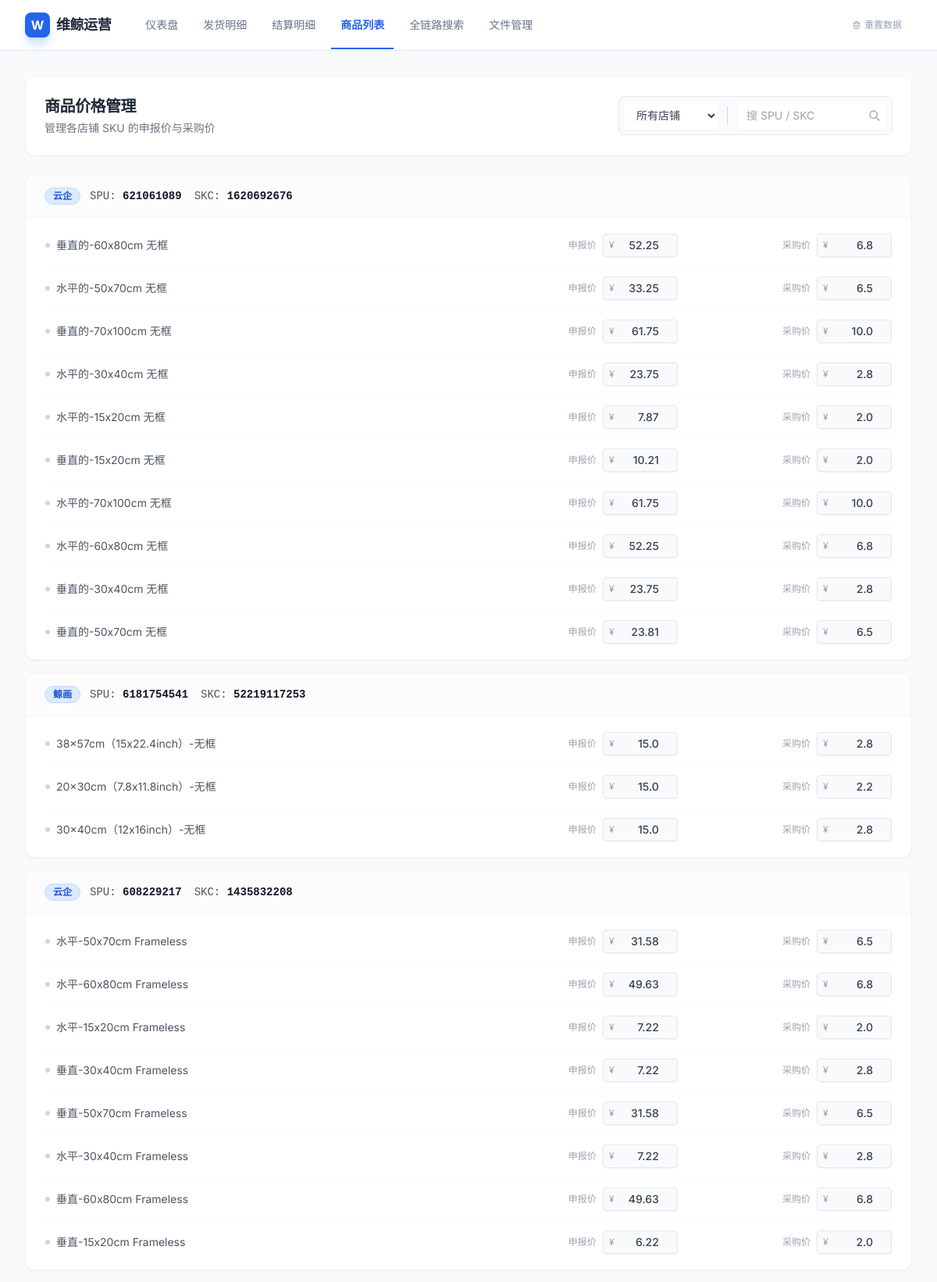
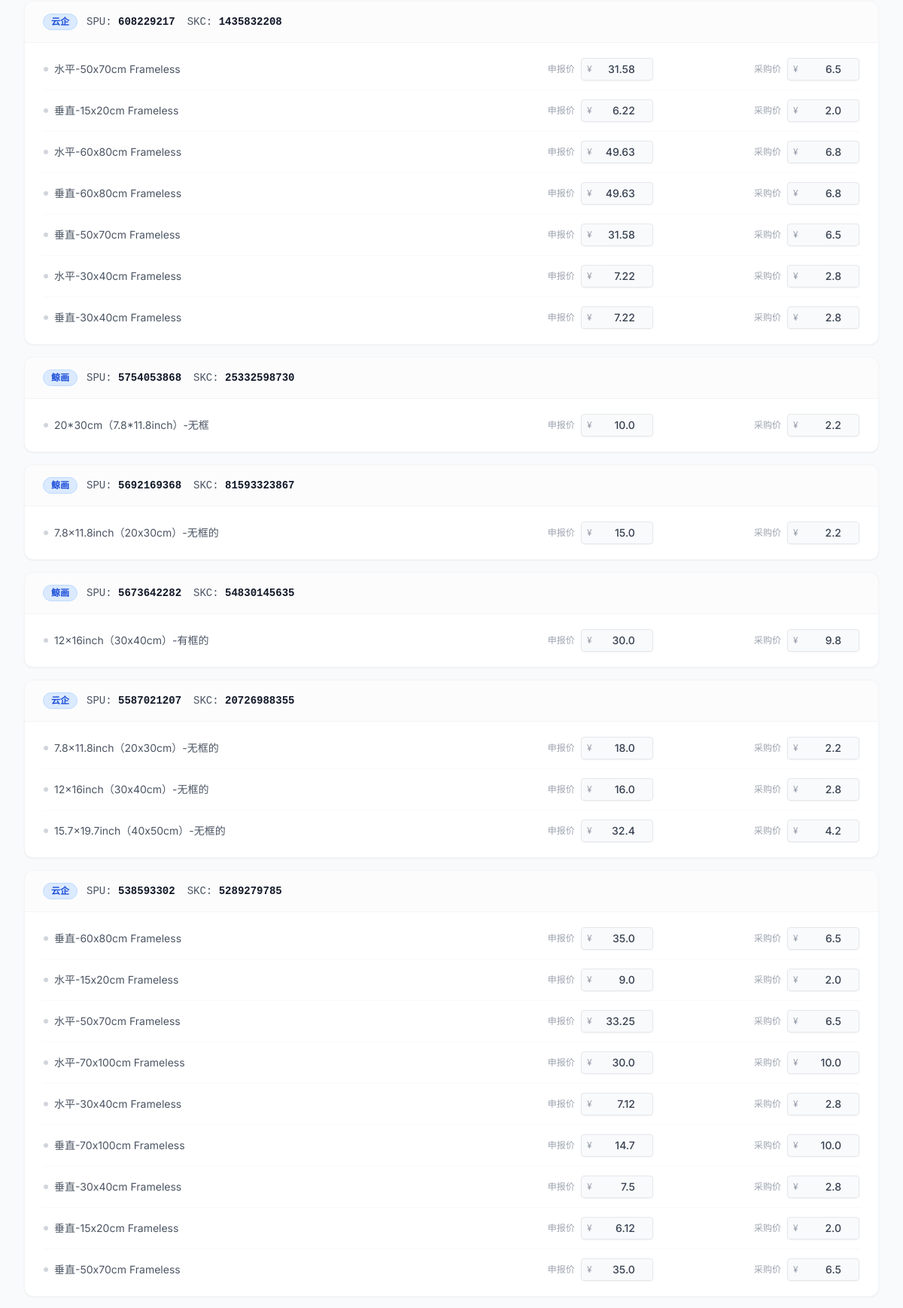
Screenshot of /product?page=4&shop_name=所有店铺&q=&filter_missing=False (upper part) with the database file from the repository (2 pictures, top to bottom).
### app.py (models this page shows)
class Product(db.Model):
    __tablename__ = 'products'
    id = db.Column(db.Integer, primary_key=True)
    shop_name = db.Column(db.String(50))
    spu_id = db.Column(db.String(100))
    skc_id = db.Column(db.String(100))
    name = db.Column(db.String(200))
    specs = db.Column(db.String(200))
    declared_price = db.Column(db.Float, default=0.0)
    cost_price = db.Column(db.Float, default=0.0)

### app.py (the view, shortened to what this page needs)
@app.route('/product')
def product():
    page = request.args.get('page', 1, type=int)
    shop_filter = request.args.get('shop_name', '所有店铺')
    search_keyword = request.args.get('q', '').strip()
    filter_missing = request.args.get('filter_missing', 'false') == 'true'
    query = Product.query
    if shop_filter != '所有店铺':
        query = query.filter_by(shop_name=shop_filter)
    missing_query = query.filter(or_(Product.declared_price == 0, Product.cost_price == 0))
    missing_count = missing_query.count()
    if filter_missing:
        query = query.filter(or_(Product.declared_price == 0, Product.cost_price == 0))
    all_products = query.order_by(Product.spu_id.desc(), Product.id.desc()).all()
    grouped_products = []
    for spu_id, items in groupby(all_products, key=lambda x: x.spu_id):
        items_list = list(items)
        if not items_list: continue
        first_item = items_list[0]
        group_data = {'shop_name': first_item.shop_name, 'spu_id': spu_id, 'skc_id': first_item.skc_id, 'name': first_item.name, 'variants': items_list, 'count': len(items_list)}
        grouped_products.append(group_data)
    per_page = 10
    start = (page - 1) * per_page
    current_page_data = grouped_products[start:start+per_page]
    class Pagination:
        def __init__(self, page, per_page, total):
            self.page, self.per_page, self.total, self.pages = page, per_page, total, (total + per_page - 1) // per_page
            self.has_prev, self.has_next, self.prev_num, self.next_num = page > 1, page < self.pages, page - 1, page + 1
    pagination = Pagination(page, per_page, len(grouped_products))
    return render_template('product.html', title="商品列表", groups=current_page_data, pagination=pagination, current_shop=shop_filter, search_keyword=search_keyword, missing_count=missing_count, filter_missing=filter_missing)

### templates/product.html (shortened to what this page needs)
{% extends "base.html" %}
{% block content %}
<div class="space-y-6">
    <div class="bg-white p-6 rounded-xl shadow-sm border border-gray-100 flex flex-col md:flex-row items-center justify-between gap-4">
        <div>
            <h2 class="text-xl font-bold text-gray-800 tracking-tight">商品价格管理</h2>
            <p class="text-sm text-gray-500 mt-1">管理各店铺 SKU 的申报价与采购价</p>
        </div>
        <form method="GET" action="/product" class="flex flex-wrap items-center gap-2 bg-gray-50 p-1.5 rounded-lg border border-gray-200">
            <select name="shop_name" onchange="this.form.submit()" class="bg-white border-none text-sm font-medium text-gray-700 rounded-md shadow-sm focus:ring-2 focus:ring-blue-500 py-2 pl-3 pr-8 cursor-pointer hover:bg-gray-50 transition w-32 md:w-auto">
                <option value="所有店铺" {% if current_shop == '所有店铺' %}selected{% endif %}>所有店铺</option>
            </select>
            <div class="relative flex items-center">
                <input type="text" name="q" value="{{ search_keyword }}" placeholder="搜 SPU / SKC" class="border-none bg-white rounded-md text-sm py-2 pl-3 pr-8 shadow-sm focus:ring-2 focus:ring-blue-500 w-40 md:w-48 placeholder-gray-400">
                <button type="submit" class="absolute right-1 p-1 text-gray-400 hover:text-blue-600 transition-colors"><svg class="w-4 h-4" fill="none" stroke="currentColor" viewBox="0 0 24 24"><path stroke-linecap="round" stroke-linejoin="round" stroke-width="2" d="M21 21l-6-6m2-5a7 7 0 11-14 0 7 7 0 0114 0z"></path></svg></button>
            </div>
        </form>
    </div>
    <div class="space-y-4">
        {% for group in groups %}
        <div class="bg-white rounded-xl shadow-sm border border-gray-100 overflow-hidden hover:shadow-md transition-shadow duration-200 product-card" id="spu-{{ group.spu_id|string|replace('.0', '') }}">
            <div class="px-6 py-4 bg-gray-50/50 border-b border-gray-100 flex flex-col md:flex-row md:items-center justify-between gap-2">
                <div class="flex items-center gap-3 overflow-hidden">
                    <span class="flex-shrink-0 px-2.5 py-0.5 rounded-full text-xs font-bold bg-blue-100 text-blue-700 border border-blue-200">{{ group.shop_name }}</span>
                    <div class="flex-shrink-0 flex items-center gap-4 text-sm text-gray-600 font-mono">
                         <span title="SPU ID">SPU: <span class="font-bold text-gray-900">{{ group.spu_id|string|replace('.0', '') }}</span></span>
                         <span title="SKC ID">SKC: <span class="font-bold text-gray-900">{{ group.skc_id|string|replace('.0', '') }}</span></span>
                    </div>
                </div>
            </div>
            <div class="px-6 py-2">
                <table class="min-w-full">
                    <tbody class="divide-y divide-gray-50">
                        {% for item in group.variants %}
                        <tr class="group hover:bg-gray-50/80 transition-colors variant-row" data-id="{{ item.id }}">
                            <td class="py-3 pr-4 text-sm text-gray-600 w-1/2">
                                <div class="flex items-center gap-2">
                                    <span class="w-1.5 h-1.5 rounded-full {{ 'bg-red-400 animate-pulse' if item.declared_price == 0 or item.cost_price == 0 else 'bg-gray-300' }} status-dot"></span>
                                    <span>{{ item.specs }}</span>
                                </div>
                            </td>
                            <td class="py-3 px-4">
                                <div class="flex items-center gap-2 justify-end">
                                    <span class="text-xs text-gray-400">申报价</span>
                                    <div class="relative rounded-md shadow-sm"><div class="absolute inset-y-0 left-0 pl-2 flex items-center pointer-events-none"><span class="text-gray-400 text-xs">¥</span></div><input type="number" step="0.01" value="{{ item.declared_price }}" onchange="updatePrice('{{ item.id }}', 'declared_price', this.value, this)" data-field="declared" class="w-24 text-sm pl-6 pr-2 py-1 bg-gray-50 border {{ 'border-red-300 bg-red-50' if item.declared_price == 0 else 'border-gray-200' }} rounded focus:bg-white focus:ring-2 focus:ring-blue-500 focus:border-blue-500 transition-all text-right font-medium text-gray-700"></div>
                                </div>
                            </td>
                            <td class="py-3 pl-4">
                                <div class="flex items-center gap-2 justify-end">
                                    <span class="text-xs text-gray-400">采购价</span>
                                    <div class="relative rounded-md shadow-sm"><div class="absolute inset-y-0 left-0 pl-2 flex items-center pointer-events-none"><span class="text-gray-400 text-xs">¥</span></div><input type="number" step="0.01" value="{{ item.cost_price }}" onchange="updatePrice('{{ item.id }}', 'cost_price', this.value, this)" data-field="cost" class="w-24 text-sm pl-6 pr-2 py-1 bg-gray-50 border {{ 'border-red-300 bg-red-50' if item.cost_price == 0 else 'border-gray-200' }} rounded focus:bg-white focus:ring-2 focus:ring-blue-500 focus:border-blue-500 transition-all text-right font-medium text-gray-700"></div>
                                </div>
                            </td>
                        </tr>
                        {% endfor %}
                    </tbody>
                </table>
            </div>
        </div>
        {% endfor %}
    </div>
</div>
{% endblock %}

### templates/base.html (style rules this page uses)
body { font-family: 'Inter', sans-serif; background-color: #f8fafc; }

### rows the page displays
Product: shop_name "云企", spu_id "621061089", skc_id "1620692676", specs "垂直的-60x80cm 无框", declared_price "52.25", cost_price "6.8"
Product: specs "水平的-50x70cm 无框", declared_price "33.25", cost_price "6.5"
Product: specs "垂直的-70x100cm 无框", declared_price "61.75", cost_price "10.0"
Product: specs "水平的-30x40cm 无框", declared_price "23.75", cost_price "2.8"
Product: specs "水平的-15x20cm 无框", declared_price "7.87", cost_price "2.0"
Product: specs "垂直的-15x20cm 无框", declared_price "10.21", cost_price "2.0"
Product: specs "水平的-70x100cm 无框", declared_price "61.75", cost_price "10.0"
Product: specs "水平的-60x80cm 无框", declared_price "52.25", cost_price "6.8"
Product: specs "垂直的-30x40cm 无框", declared_price "23.75", cost_price "2.8"
Product: specs "垂直的-50x70cm 无框", declared_price "23.81", cost_price "6.5"
Product: shop_name "鲸画", spu_id "6181754541", skc_id "52219117253", specs "38x57cm（15x22.4inch）-无框", declared_price "15.0", cost_price "2.8"
Product: specs "20x30cm（7.8x11.8inch）-无框", declared_price "15.0", cost_price "2.2"
Product: specs "30x40cm（12x16inch）-无框", declared_price "15.0", cost_price "2.8"
Product: shop_name "云企", spu_id "608229217", skc_id "1435832208", specs "水平-50x70cm Frameless", declared_price "31.58", cost_price "6.5"
Product: specs "水平-60x80cm Frameless", declared_price "49.63", cost_price "6.8"
Product: specs "水平-15x20cm Frameless", declared_price "7.22", cost_price "2.0"
Product: specs "垂直-30x40cm Frameless", declared_price "7.22", cost_price "2.8"
Product: specs "垂直-50x70cm Frameless", declared_price "31.58", cost_price "6.5"
Product: specs "水平-30x40cm Frameless", declared_price "7.22", cost_price "2.8"
Product: specs "垂直-60x80cm Frameless", declared_price "49.63", cost_price "6.8"
Product: specs "垂直-15x20cm Frameless", declared_price "6.22", cost_price "2.0"
Product: shop_name "云企", spu_id "608229217", skc_id "1435832208", specs "水平-50x70cm Frameless", declared_price "31.58", cost_price "6.5"
Product: specs "垂直-15x20cm Frameless", declared_price "6.22", cost_price "2.0"
Product: specs "水平-60x80cm Frameless", declared_price "49.63", cost_price "6.8"
Product: specs "垂直-60x80cm Frameless", declared_price "49.63", cost_price "6.8"
Product: specs "垂直-50x70cm Frameless", declared_price "31.58", cost_price "6.5"
Product: specs "水平-30x40cm Frameless", declared_price "7.22", cost_price "2.8"
Product: specs "垂直-30x40cm Frameless", declared_price "7.22", cost_price "2.8"
Product: shop_name "鲸画", spu_id "5754053868", skc_id "25332598730", specs "20*30cm（7.8*11.8inch）-无框", declared_price "10.0", cost_price "2.2"
Product: shop_name "鲸画", spu_id "5692169368", skc_id "81593323867", specs "7.8x11.8inch（20x30cm）-无框的", declared_price "15.0", cost_price "2.2"
Product: shop_name "鲸画", spu_id "5673642282", skc_id "54830145635", specs "12x16inch（30x40cm）-有框的", declared_price "30.0", cost_price "9.8"
Product: shop_name "云企", spu_id "5587021207", skc_id "20726988355", specs "7.8x11.8inch（20x30cm）-无框的", declared_price "18.0", cost_price "2.2"
Product: specs "12x16inch（30x40cm）-无框的", declared_price "16.0", cost_price "2.8"
Product: specs "15.7x19.7inch（40x50cm）-无框的", declared_price "32.4", cost_price "4.2"
Product: shop_name "云企", spu_id "538593302", skc_id "5289279785", specs "垂直-60x80cm Frameless", declared_price "35.0", cost_price "6.5"
Product: specs "水平-15x20cm Frameless", declared_price "9.0", cost_price "2.0"
Product: specs "水平-50x70cm Frameless", declared_price "33.25", cost_price "6.5"
Product: specs "水平-70x100cm Frameless", declared_price "30.0", cost_price "10.0"
Product: specs "水平-30x40cm Frameless", declared_price "7.12", cost_price "2.8"
Product: specs "垂直-70x100cm Frameless", declared_price "14.7", cost_price "10.0"
Product: specs "垂直-30x40cm Frameless", declared_price "7.5", cost_price "2.8"
Product: specs "垂直-15x20cm Frameless", declared_price "6.12", cost_price "2.0"
Product: specs "垂直-50x70cm Frameless", declared_price "35.0", cost_price "6.5"
